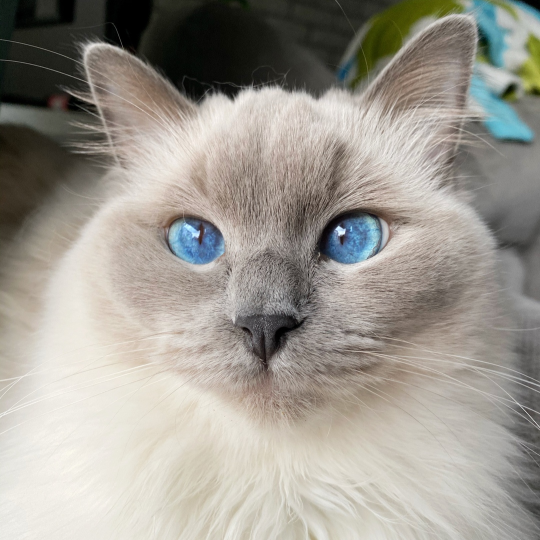
#> input picture samples/img9.jpg, 1080 x 1080 px (shown at 1/2 size)
$ python LaplacianPyramidBlending.py
#> lines starting #> are read from the running program, lines starting #| are printed output that depends on the picture; after the words box and inside, x2 and y2 are one past the last pixel; in counts of white or black regions, pixels touching at a corner belong together
### helper.py
import warnings
warnings.filterwarnings('ignore')
import cv2
import numpy as np
import matplotlib.pyplot as plt
# %matplotlib inline
import os
from random import random
import time
import scipy as sp
import scipy.sparse.linalg
from typing import List, Tuple
def get_image(img_path: str, mask: bool=False, scale: bool=True) -> np.array:
    """
    Gets image in appriopiate format

    Parameters:
    img_path (str): Image path
    mask (bool): True if read mask image
    scale (bool): True if read and scale image to 0-1

    Returns:
    np.array: Image in numpy array
    """
    if mask:
        img = cv2.imread(img_path, cv2.IMREAD_GRAYSCALE)
        _, binary_mask = cv2.threshold(img, 127, 255, cv2.THRESH_BINARY)
        return np.where(binary_mask == 255, 1, 0)

    if scale:
        return cv2.cvtColor(cv2.imread(img_path), cv2.COLOR_BGR2RGB).astype('double') / 255.0

    return cv2.cvtColor(cv2.imread(img_path), cv2.COLOR_BGR2RGB)


def show_images(
    imgs: List[np.array], titles: List[str], figsize: Tuple[int]=(15, 10)
) -> None:
    """
    Show images with tites

    Parameters:
    imgs (List): List of images
    titles (List): List of titles
    figsize (Tuple): Figure size
    """
    idx = 1
    fig = plt.figure(figsize=figsize)

    for img, title in zip(imgs, titles):
        ax = fig.add_subplot(1, len(imgs), idx)
        ax.imshow(img)
        ax.set_xticks([])
        ax.set_yticks([])
        ax.set_xlabel(title)
        idx += 1
    plt.show()
# [17 lines left out: function neighbours, not called in this run]

### LaplacianPyramidBlending.py
import warnings
warnings.filterwarnings('ignore')
import cv2
import numpy as np
import matplotlib.pyplot as plt
# %matplotlib inline
import os
from random import random
import time
import scipy as sp
import scipy.sparse.linalg
from typing import List, Tuple
import helper
def _2d_gaussian(sigma: float) -> np.ndarray:
    """
    Returns 2D Gaussian filter.
    :param sigma: controls the kernel strength
    """
    ksize = int(np.ceil(sigma)*6+1)
    gaussian_1d = cv2.getGaussianKernel(ksize, sigma)

    return gaussian_1d * np.transpose(gaussian_1d)

def _low_pass_filter(img: np.ndarray, sigma: float) -> np.ndarray:
    """
    Returns low-pass filter.
    :param img: image
    :param sigma: controls the kernel strength
    """
    return cv2.filter2D(img, -1, _2d_gaussian(sigma))

def _high_pass_filter(img: np.ndarray, sigma: float) -> np.ndarray:
    """
    Returns high-pass filter.
    :param img: image
    :param sigma: controls the kernel strength
    """
    return img - _low_pass_filter(img, sigma)
def _gaus_pyramid(img: np.ndarray, depth: int, sigma: int) -> List[np.ndarray]:
    """
    Creates Gaussian pyramid for img.
    :param img: image
    :param depth: depth of the pyramid
    :param sigma: controls the kernel strength
    """
    _im = img.copy()

    pyramid = []
    for d in range(depth-1):
        _im = _low_pass_filter(_im.copy(), sigma)
        pyramid.append(_im)
        _im = cv2.pyrDown(_im)

    return pyramid

def _lap_pyramid(img: np.ndarray, depth: int, sigma: int) -> List[np.ndarray]:
    """
    Creates Laplacian pyramid for img.
    :param img: image
    :param depth: depth of the pyramid
    :param sigma: controls the kernel strength
    """
    _im = img.copy()

    pyramid = []
    for d in range(depth-1):
        lap = _high_pass_filter(_im.copy(), sigma)
        pyramid.append(lap)
        _im = cv2.pyrDown(_im)

    return pyramid

def _blend(img1: np.ndarray, img2: np.ndarray, mask: np.ndarray) -> np.ndarray:
    """
    Return single image by blending 2 images with mask.
    :param img1: image 1
    :param img1: image 2
    :param mask: mask
    """
    return img1 * mask + img2 * (1.0 - mask)
def laplacian_blend(
    img1: np.ndarray,
    img2: np.ndarray,
    mask: np.ndarray,
    depth: int,
    sigma: int
) -> np.ndarray:
    """
    Performs blending using Laplacian pyramid.
    :param img1: original image 1
    :param img1: original image 2
    :param mask: original mask
    :param depth: depth of the pyramid
    :param sigma: controls the kernel strength
    """
    mask_gaus_pyramid = _gaus_pyramid(mask, depth, sigma)
    img1_lap_pyramid, img2_lap_pyramid = _lap_pyramid(img1, depth, sigma), _lap_pyramid(img2, depth, sigma)

    blended = [_blend(obj, bg, mask) for obj, bg, mask in zip(img1_lap_pyramid, img2_lap_pyramid, mask_gaus_pyramid)][::-1]

    h, w = blended[0].shape[:2]

    img1 = cv2.resize(img1, (h, w))
    img2 = cv2.resize(img2, (h, w))
    mask = cv2.resize(mask, (h, w))

    blanded_img = _blend(img1, img2, mask)
    blanded_img = cv2.resize(blanded_img, blended[0].shape[:2])

    imgs = []
    for d in range(0, depth-1):
        gaussian_img = _low_pass_filter(blanded_img.copy(), sigma)
        reconstructed_img = cv2.add(blended[d], gaussian_img)

        imgs.append(reconstructed_img)
        blanded_img = cv2.pyrUp(reconstructed_img)

    return np.clip(imgs[-1], 0, 1)
def run():
    # Load Image and set up parameters
    img1 = helper.get_image('samples/img9.jpg')
    img2 = helper.get_image('samples/img6.jpg')
#> call 2 of get_image, with img_path = 'samples/img6.jpg', mask = False, scale = True
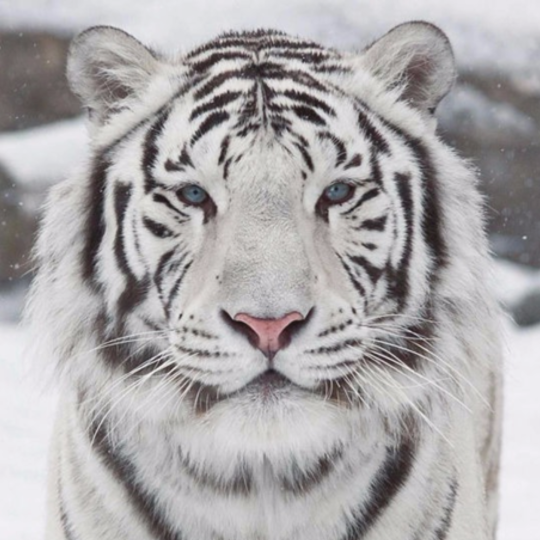
#> input picture samples/img6.jpg, 1080 x 1080 px (shown at 1/2 size)
    mask = helper.get_image('samples/mask3.jpg', mask=True)
#> call 3 of get_image, with img_path = 'samples/mask3.jpg', mask = True, scale = True
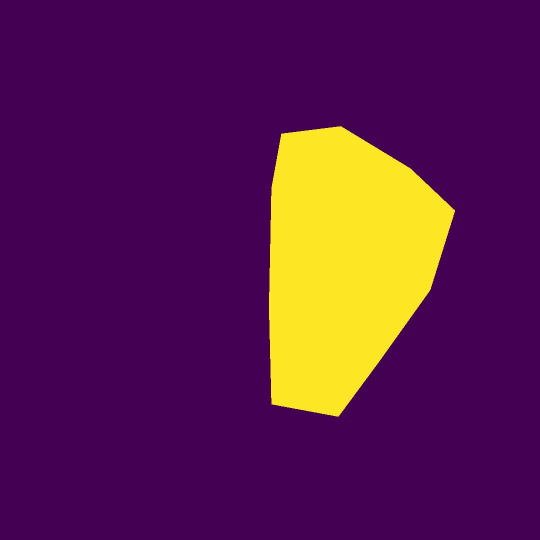
#> input picture samples/mask3.jpg, 1080 x 1080 px (shown at 1/2 size)
#> in get_image (call 3), `_, binary_mask = cv2.threshold(img, 127, 255, cv2.THRESH_BINARY)`:
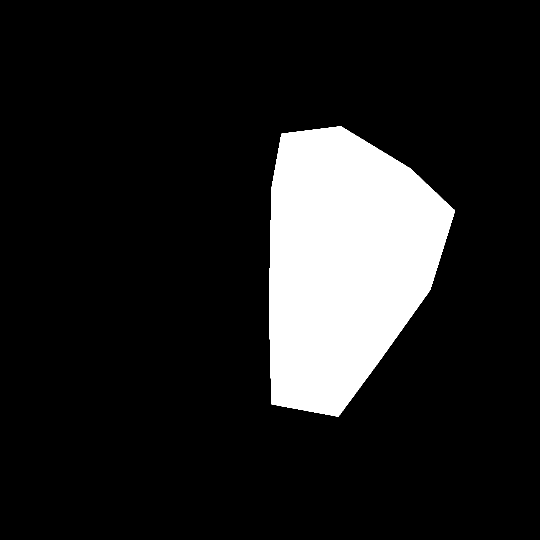
#> binary_mask: shape (1080, 1080) (shown at 1/2 size); 13.2% white; 1 white region, box (x1, y1, x2, y2) and area: (538, 252, 910, 833) 153921

    #Run function, don't do anything
    mask_stack = np.stack((mask.astype(float),)*3, axis=-1)
    lap_blend = laplacian_blend(img1, img2, mask_stack, 5, 25)
#> after the loop in _gaus_pyramid, `for d in range(depth-1):`: pyramid = 4 items
#> the loop in _lap_pyramid (call 2), `for d in range(depth-1):` made 4 passes
#> pass 1, in _lap_pyramid (call 2), `lap = _high_pass_filter(_im.copy(), sigma)`:
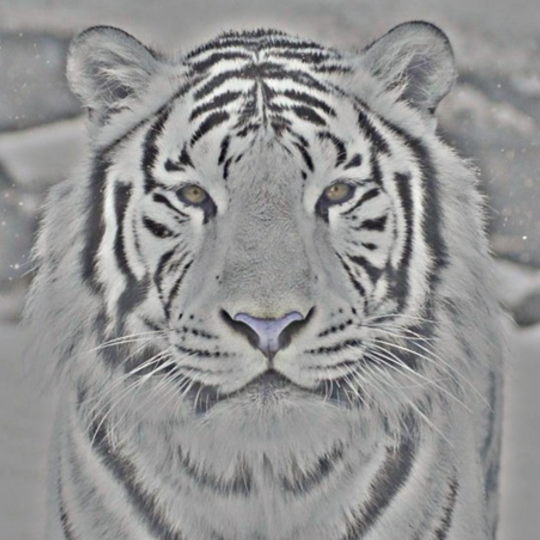
#> lap: shape (1080, 1080, 3) float64 (shown at 1/2 size); mean of channels 0, 1, 2 8.27e-07, -3.61e-07, -1.59e-06; drawn with min black and max white
#> in _blend (call 4), `return img1 * mask + img2 * (1.0 - mask)`:
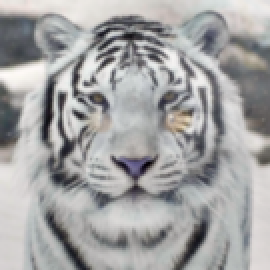
#> returned value: shape (135, 135, 3) float64 (shown 2 times larger); mean of channels 0, 1, 2 0.00174, 0.00156, 0.00202; drawn with min black and max white
#> the loop in laplacian_blend, `for d in range(0, depth-1):` made 4 passes
#> pass 1, in laplacian_blend, `gaussian_img = _low_pass_filter(blanded_img.copy(), sigma)`:
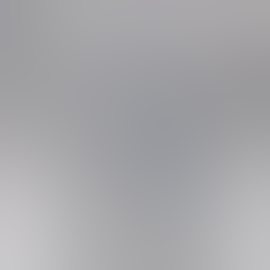
#> gaussian_img: shape (135, 135, 3) float64 (shown 2 times larger); mean B, G, R 0.667, 0.654, 0.657
#> after the loop in laplacian_blend, `for d in range(0, depth-1):`:
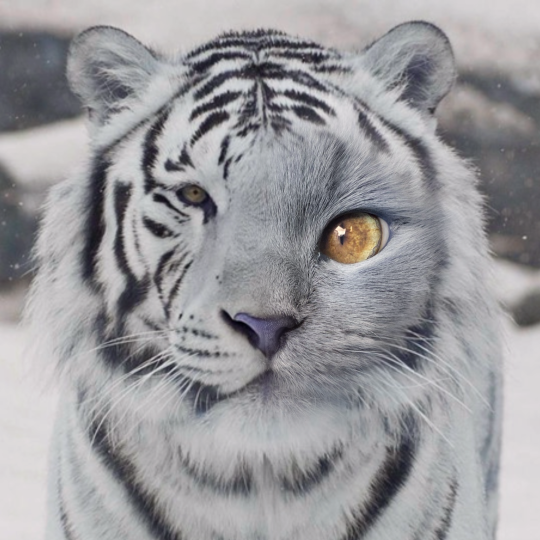
#> reconstructed_img: shape (1080, 1080, 3) float64 (shown at 1/2 size); mean B, G, R 0.669, 0.655, 0.658; drawn with min black and max white
    helper.show_images(
    [img2, img1, mask, lap_blend],
    ["Background image", "Object image", "Mask image", "Blended image"]
    )
#> the loop in show_images, `for img, title in zip(imgs, titles):` made 4 passes
#> title on passes 1 to 4: 'Background image', 'Object image', 'Mask image', 'Blended image'
#> after the loop in show_images, `for img, title in zip(imgs, titles):`: idx = 5
run()
